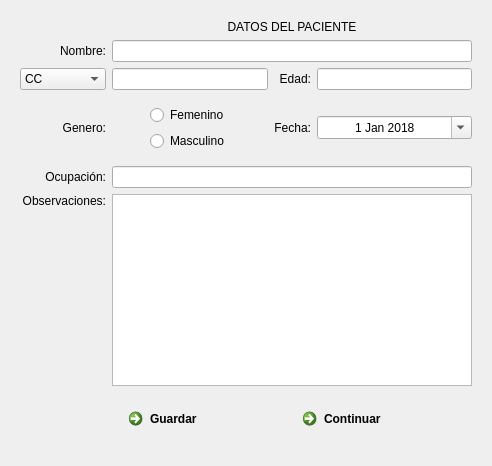
             <widget class="QWidget" name="tab">
              <attribute name="title">
               <string>Datos</string>
              </attribute>
              <layout class="QGridLayout" name="gridLayout_12">
               <item row="0" column="0">
                <widget class="QWidget" name="widget_8" native="true">
                 <property name="sizePolicy">
                  <sizepolicy hsizetype="Maximum" vsizetype="Minimum">
                   <horstretch>0</horstretch>
                   <verstretch>0</verstretch>
                  </sizepolicy>
                 </property>
                 <property name="maximumSize">
                  <size>
                   <width>600</width>
                   <height>16777215</height>
                  </size>
                 </property>
                 <property name="focusPolicy">
                  <enum>Qt::NoFocus</enum>
                 </property>
                 <property name="contextMenuPolicy">
                  <enum>Qt::DefaultContextMenu</enum>
                 </property>
                 <property name="inputMethodHints">
                  <set>Qt::ImhPreferNumbers</set>
                 </property>
                 <layout class="QGridLayout" name="gridLayout_13">
                  <item row="2" column="0">
                   <widget class="QComboBox" name="comboBox_3">
                    <property name="layoutDirection">
                     <enum>Qt::LeftToRight</enum>
                    </property>
                    <item>
                     <property name="text">
                      <string>CC</string>
                     </property>
                    </item>
                    <item>
                     <property name="text">
                      <string>TI</string>
                     </property>
                    </item>
                    <item>
                     <property name="text">
                      <string>Pasaporte</string>
                     </property>
                    </item>
                   </widget>
                  </item>
                  <item row="1" column="0">
                   <widget class="QLabel" name="label_16">
                    <property name="text">
                     <string>Nombre:</string>
                    </property>
                    <property name="alignment">
                     <set>Qt::AlignRight|Qt::AlignTrailing|Qt::AlignVCenter</set>
                    </property>
                   </widget>
                  </item>
                  <item row="4" column="0">
                   <widget class="QLabel" name="label_17">
                    <property name="text">
                     <string>Genero:</string>
                    </property>
                    <property name="alignment">
                     <set>Qt::AlignRight|Qt::AlignTrailing|Qt::AlignVCenter</set>
                    </property>
                   </widget>
                  </item>
                  <item row="2" column="3">
                   <widget class="QLineEdit" name="lineEdit_8">
                    <property name="inputMethodHints">
                     <set>Qt::ImhPreferNumbers</set>
                    </property>
                    <property name="maxLength">
                     <number>2</number>
                    </property>
                    <property name="frame">
                     <bool>true</bool>
                    </property>
                    <property name="alignment">
                     <set>Qt::AlignCenter</set>
                    </property>
                   </widget>
                  </item>
                  <item row="1" column="1" colspan="3">
                   <widget class="QLineEdit" name="lineEdit_9">
                    <property name="maximumSize">
                     <size>
                      <width>16777215</width>
                      <height>16777215</height>
                     </size>
                    </property>
                    <property name="alignment">
                     <set>Qt::AlignCenter</set>
                    </property>
                   </widget>
                  </item>
                  <item row="6" column="1" colspan="3">
                   <widget class="QTextEdit" name="textEdit_3">
                    <property name="sizePolicy">
                     <sizepolicy hsizetype="Expanding" vsizetype="Minimum">
                      <horstretch>0</horstretch>
                      <verstretch>0</verstretch>
                     </sizepolicy>
                    </property>
                   </widget>
                  </item>
                  <item row="2" column="2">
                   <widget class="QLabel" name="label_18">
                    <property name="text">
                     <string>Edad:</string>
                    </property>
                    <property name="alignment">
                     <set>Qt::AlignRight|Qt::AlignTrailing|Qt::AlignVCenter</set>
                    </property>
                   </widget>
                  </item>
                  <item row="2" column="1">
                   <widget class="QLineEdit" name="lineEdit_10">
                    <property name="inputMethodHints">
                     <set>Qt::ImhFormattedNumbersOnly|Qt::ImhPreferNumbers</set>
                    </property>
                    <property name="maxLength">
                     <number>10</number>
                    </property>
                    <property name="alignment">
                     <set>Qt::AlignCenter</set>
                    </property>
                    <property name="cursorMoveStyle">
                     <enum>Qt::LogicalMoveStyle</enum>
                    </property>
                   </widget>
                  </item>
                  <item row="5" column="0">
                   <widget class="QLabel" name="label_19">
                    <property name="text">
                     <string>Ocupación:</string>
                    </property>
                    <property name="alignment">
                     <set>Qt::AlignRight|Qt::AlignTrailing|Qt::AlignVCenter</set>
                    </property>
                   </widget>
                  </item>
                  <item row="6" column="0" alignment="Qt::AlignTop">
                   <widget class="QLabel" name="label_20">
                    <property name="text">
                     <string>Observaciones:</string>
                    </property>
                    <property name="alignment">
                     <set>Qt::AlignRight|Qt::AlignTrailing|Qt::AlignVCenter</set>
                    </property>
                   </widget>
                  </item>
                  <item row="4" column="3">
                   <widget class="QDateEdit" name="dateEdit_4">
                    <property name="alignment">
                     <set>Qt::AlignCenter</set>
                    </property>
                    <property name="calendarPopup">
                     <bool>true</bool>
                    </property>
                    <property name="date">
                     <date>
                      <year>2018</year>
                      <month>1</month>
                      <day>1</day>
                     </date>
                    </property>
                   </widget>
                  </item>
                  <item row="4" column="2">
                   <widget class="QLabel" name="label_21">
                    <property name="text">
                     <string>Fecha:</string>
                    </property>
                    <property name="alignment">
                     <set>Qt::AlignRight|Qt::AlignTrailing|Qt::AlignVCenter</set>
                    </property>
                   </widget>
                  </item>
                  <item row="4" column="1" alignment="Qt::AlignHCenter">
                   <widget class="QWidget" name="widget_9" native="true">
                    <layout class="QVBoxLayout" name="verticalLayout_3">
                     <item>
                      <widget class="QRadioButton" name="radioButton_3">
                       <property name="text">
                        <string>Femenino</string>
                       </property>
                      </widget>
                     </item>
                     <item>
                      <widget class="QRadioButton" name="radioButton_4">
                       <property name="inputMethodHints">
                        <set>Qt::ImhFormattedNumbersOnly</set>
                       </property>
                       <property name="text">
                        <string>Masculino</string>
                       </property>
                      </widget>
                     </item>
                    </layout>
                   </widget>
                  </item>
                  <item row="5" column="1" colspan="3">
                   <widget class="QLineEdit" name="lineEdit_11">
                    <property name="alignment">
                     <set>Qt::AlignCenter</set>
                    </property>
                   </widget>
                  </item>
                  <item row="7" column="1" colspan="3">
                   <widget class="QWidget" name="widget_10" native="true">
                    <layout class="QHBoxLayout" name="horizontalLayout_2">
                     <item>
                      <widget class="QCommandLinkButton" name="commandLinkButton_7">
                       <property name="text">
                        <string>Guardar</string>
                       </property>
                       <property name="icon">
                        <iconset>
                         <normaloff>icons/126466-multimedia-collection/png/back.png</normaloff>icons/126466-multimedia-collection/png/back.png</iconset>
                       </property>
                      </widget>
                     </item>
                     <item>
                      <widget class="QCommandLinkButton" name="commandLinkButton_8">
                       <property name="text">
                        <string>Continuar</string>
                       </property>
                       <property name="icon">
                        <iconset>
                         <normaloff>icons/126466-multimedia-collection/png/next-1.png</normaloff>icons/126466-multimedia-collection/png/next-1.png</iconset>
                       </property>
                      </widget>
                     </item>
                    </layout>
                   </widget>
                  </item>
                  <item row="0" column="1" colspan="3">
                   <widget class="QLabel" name="label_22">
                    <property name="text">
                     <string>DATOS DEL PACIENTE</string>
                    </property>
                    <property name="alignment">
                     <set>Qt::AlignCenter</set>
                    </property>
                   </widget>
                  </item>
                 </layout>
                </widget>
               </item>
              </layout>
             </widget>
